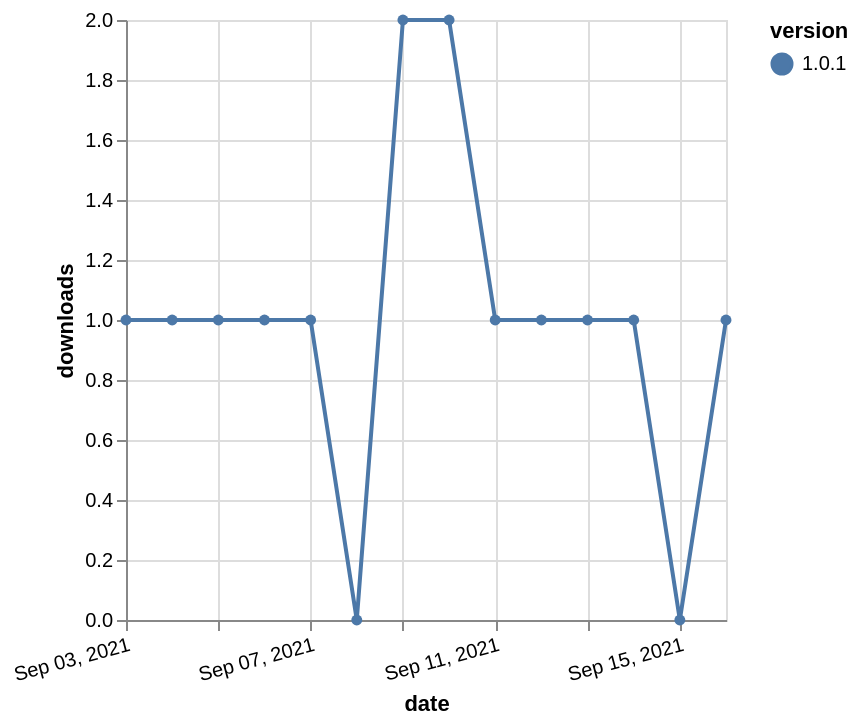

Specify this chart in Vega-Lite:
### Vega-Lite specification from a JSON file in a GitHub repository (floating-point values rounded to 4 significant figures)
{"$schema": "https://vega.github.io/schema/vega-lite/v5.json", "description": "A simple bar chart with embedded data.", "data": {"values": [{"date": "2021-09-03", "total": 125, "delta": 1, "version": "1.0.1"}, {"date": "2021-09-04", "total": 126, "delta": 1, "version": "1.0.1"}, {"date": "2021-09-05", "total": 127, "delta": 1, "version": "1.0.1"}, {"date": "2021-09-06", "total": 128, "delta": 1, "version": "1.0.1"}, {"date": "2021-09-07", "total": 129, "delta": 1, "version": "1.0.1"}, {"date": "2021-09-08", "total": 129, "delta": 0, "version": "1.0.1"}, {"date": "2021-09-09", "total": 131, "delta": 2, "version": "1.0.1"}, {"date": "2021-09-10", "total": 133, "delta": 2, "version": "1.0.1"}, {"date": "2021-09-11", "total": 134, "delta": 1, "version": "1.0.1"}, {"date": "2021-09-12", "total": 135, "delta": 1, "version": "1.0.1"}, {"date": "2021-09-13", "total": 136, "delta": 1, "version": "1.0.1"}, {"date": "2021-09-14", "total": 137, "delta": 1, "version": "1.0.1"}, {"date": "2021-09-15", "total": 137, "delta": 0, "version": "1.0.1"}, {"date": "2021-09-16", "total": 138, "delta": 1, "version": "1.0.1"}]}, "width": "container", "mark": {"type": "line", "point": {"filled": true}}, "encoding": {"x": {"field": "date", "type": "temporal", "timeUnit": "yearmonthdate", "title": "date", "axis": {"labelAngle": -15}}, "y": {"field": "delta", "type": "quantitative", "title": "downloads"}, "color": {"field": "version", "type": "nominal"}, "tooltip": {"field": "delta"}}}
